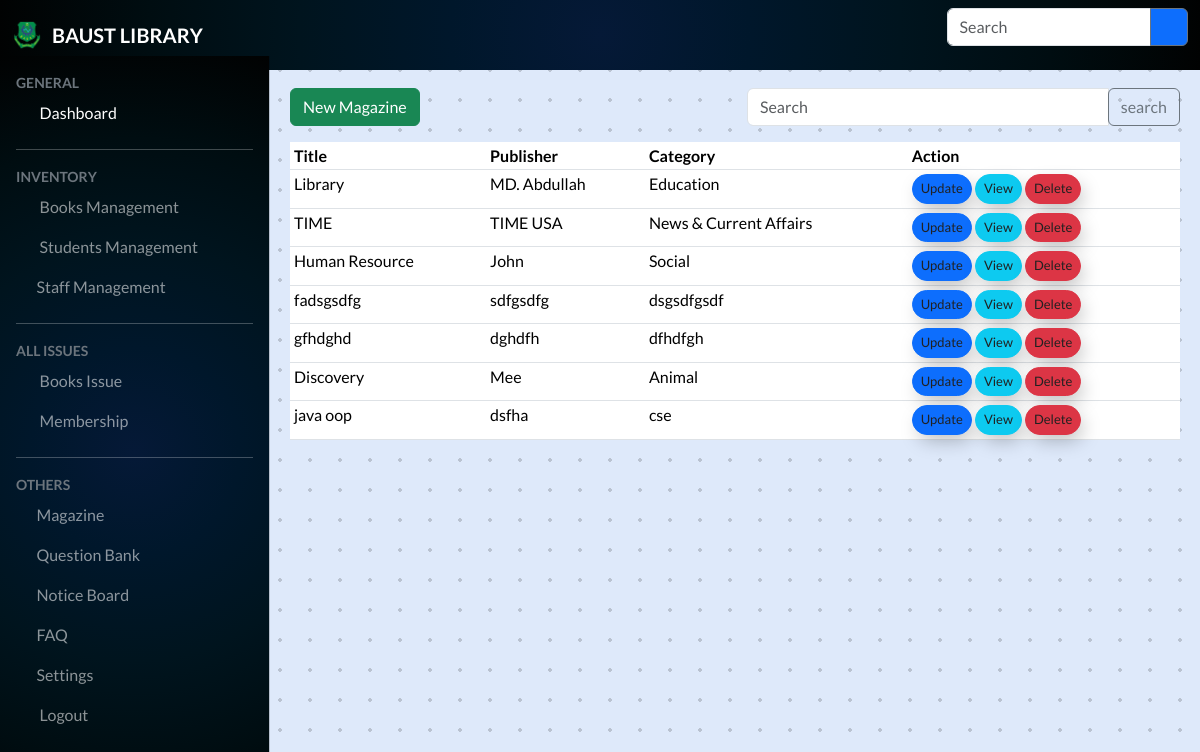
Screenshot of /Magazine/Magazine.php with the database file from the repository.
### tables this page shows
CREATE TABLE `magazine` (
  `magazine_id` int(11) NOT NULL,
  `title` varchar(255) DEFAULT NULL,
  `publisher` varchar(255) DEFAULT NULL,
  `publication_date` date DEFAULT NULL,
  `category` varchar(100) DEFAULT NULL,
  `language` varchar(50) DEFAULT NULL,
  `ISSN_or_ISBN` varchar(20) DEFAULT NULL,
  `description` text DEFAULT NULL
);

### Magazine/Magazine.php (the view, shortened to what this page needs)
</html>
<?php
include_once(DIR_URL . "models/dashboard.php");
?>
<!DOCTYPE html>
<html lang="en">
<head>
    <link href="<?php echo BASE_URL ?>assets/css/bootstrap.min.css" rel="stylesheet" />
    <link href="<?php echo BASE_URL ?>assets/css/dataTables.bootstrap5.min.css" rel="stylesheet" />
    <link rel="stylesheet" href="<?php echo BASE_URL ?>assets/css/style.css" />
</head>
<nav class=" navbar navbar-expand-lg navbar-dark bg-dark fixed-top " style="background-image: radial-gradient(circle, #051937, #00172b, #00141e, #000d11, #010202);">
    <div class="container-fluid bg-hess ">
        <p class="m-0"><a href="<?php echo BASE_URL ?>dashboard.php"><img src="<?php echo BASE_URL ?>assets/images/BAUST_LOGO.png" alt="baust" class="baust_logo  "></a></p>
        <a class="navbar-brand fw-bold text-uppercase me-auto" href="<?php echo BASE_URL ?>dashboard.php"> BAUST Library</a>
        <div class="collapse navbar-collapse" id="navbarSupportedContent">
            <form class="d-flex ms-auto" role="search">
                <div class="input-group my-3 my-lg-0">
                    <input type="text" class="form-control" placeholder="Search" aria-describedby="button-addon2" />
                    <button class="btn btn-outline-secondary bg-primary text-white" type="button" id="button-addon2">
                        <i class="fa-solid fa-magnifying-glass"></i></i>
                    </button>
                </div>
            </form>
        </div>
    </div>
</nav>
<div class="offcanvas offcanvas-start bg-dark text-white sidebar-nav bg-hess " tabindex="-1" id="offcanvasExample" aria-labelledby="offcanvasExampleLabel">
    <div class="offcanvas-body" style="background-image: radial-gradient(circle, #051937, #00172b, #00141e, #000d11, #010202);">
        <nav class="navbar-dark">
            <ul class="navbar-nav">
                <li>
                    <div class="text-secondary small fw-bold text-uppercase">
                        General
                    </div>
                </li>
                <li class="nav-item">
                    <a class="nav-link active" aria-current="page" href="<?php echo BASE_URL ?>dashboard">
                        <i class="fa-solid fa-display  me-2" style="color: #b2bafb;"></i> Dashboard</a>
                </li>
                <li class="my-0">
                    <hr />
                </li>
                <li>
                    <div class="text-secondary small fw-bold text-uppercase">
                        Inventory
                    </div>
                </li>
                <li class="nav-item">
                    <a class="nav-link sidebar-link" data-bs-toggle="collapse" href="#booksManagement" role="button" aria-expanded="false" aria-controls="booksManagement">
                        <i class="fa-solid fa-book  me-2" style="color: #b2bafb;"></i>
                        Books Management
                        <span class="right-icon float-end"><i class="fas fa-chevron-down"></i></span>
                    </a>
                </li>
                <li class="nav-item">
                    <a class="nav-link sidebar-link" data-bs-toggle="collapse" href="#studentsManagement" role="button" aria-expanded="false" aria-controls="studentsManagement">
                        <i class="fa-solid fa-user-graduate  me-2" style="color: #b2bafb;"></i>
                        Students Management
                        <span class="right-icon float-end"><i class="fas fa-chevron-down"></i></span>
                    </a>
                </li>
                <li class="nav-item">
                    <a href="<?php echo BASE_URL ?>Staff/staff_management.php" class="nav-link"><i class="fa-solid fa-users-line me-2" style="color: #b2bafb;"></i>Staff Management
                    </a>
                </li>
                <li class="my-0">
                    <hr />
                </li>
                <li>
                    <div class="text-secondary small fw-bold text-uppercase">
                        All Issues
                    </div>
                </li>
                <li class="nav-item">
                    <a class="nav-link sidebar-link" data-bs-toggle="collapse" href="#loanManagement" role="button" aria-expanded="false" aria-controls="loanManagement">
                        <i class="fa-solid fa-book-open-reader  me-2" style="color: #b2bafb;"></i>
                        Books Issue
                        <span class="right-icon float-end"><i class="fas fa-chevron-down"></i></span>
                    </a>
                </li>
                <li class="nav-item">
                    <a class="nav-link sidebar-link" data-bs-toggle="collapse" href="#subscriptionManagement" role="button" aria-expanded="false" aria-controls="subscriptionManagement">
                        <i class="fa-solid fa-bangladeshi-taka-sign   me-2" style="color: #b2bafb;"></i>
                        Membership
                        <span class="right-icon float-end"><i class="fas fa-chevron-down"></i></span>
                    </a>
                </li>
                <li class="my-0">
                    <hr />
                </li>
                <div class="text-secondary small fw-bold text-uppercase">
                    Others
                </div>
                <li>
                    <a href="#" class="nav-link"><i class="fas fa-newspaper me-2" style="color: #b2bafb;"></i>Magazine
                    </a>
                </li>
                <li>
                    <a href="<?php echo BASE_URL ?>Question_bank/qb_read.php" class="nav-link"><i class="fas fa-newspaper me-2" style="color: #b2bafb;"></i>Question Bank
                    </a>
                </li>
                <li>
                    <a href="<?php echo BASE_URL ?>NoticeBoard/index.php" class="nav-link"><i class="fa-solid fa-pen-to-square me-2" style="color: #b2bafb;"></i>Notice Board
                    </a>
                </li>
                <li>
                    <a href="<?php echo BASE_URL ?>FAQ/read_faq.php" class="nav-link"><i class="fa-solid fa-circle-question me-2" style="color: #b2bafb;"></i>FAQ
                    </a>
                </li>
                <li>
                    <a href=" #" class="nav-link"><i class="fa-solid fa-gear fa-spin me-2" style="color: #b2bafb;"></i>Settings
                    </a>
                </li>
                <li class="nav-item">
                    <a href="<?php echo BASE_URL ?>logout.php" class="nav-link"><i class="fa-solid fa-right-from-bracket me-2" style="color: #b2bafb;"></i> Logout</a>
                </li>
            </ul>
        </nav>
    </div>
</div>
<body class="container1">
    <main class="mt-5 pt-3" style="box-sizing:border-box; padding: 20px">
        <div class="main mt-4">
            <div class="test">
                <div class="row">
                    <div class="col">
                        <a href="add_magazine.php" class="btn btn-success">New Magazine</a>
                    </div>
                    <div class="col">
                        <form action="#" method="post" class="form-inline">
                            <div class="input-group">
                                <input type="text" class="form-control" placeholder="Search" aria-label="Recipient's username" aria-describedby="basic-addon2" name="sv">
                                <div class="input-group-append">
                                    <input class="btn btn-outline-secondary" type="submit" name="search" value="search">
                                </div>
                            </div>
                        </form>
                    </div>
                </div>
                <table class="table table-sm custom-table">
                    <thead>
                        <tr>
                            <th>Title</th>
                            <th>Publisher</th>
                            <th>Category</th>
                            <th>Action</th>
                        </tr>
                    </thead>
                    <tbody>
                        <?php
                        include "database.php";
                        if (isset($_POST['search'])) {
                            $searchField = $_POST['sv'];
                            $sql = "SELECT * FROM Magazine WHERE title LIKE '%$searchField%' OR publisher LIKE '%$searchField%' OR category LIKE '%$searchField%'";
                        } else {
                            $sql = "SELECT * FROM Magazine";
                        }
                        $result = mysqli_query($conn, $sql);
                        while ($row = $result->fetch_assoc()) {
                            echo       "<tr>
            <td>" . $row["title"] . "</td>
            <td>" . $row["publisher"] . "</td>
            <td>" . $row["category"] . "</td>
            <td>
                <a class='btn btn-primary btn-sm' href='UpdateMagazine.php?id=$row[magazine_id]'>Update</a>
                <a class='btn btn-info btn-sm' href='view_magazine.php?id=$row[magazine_id]'>View</a>
                <a class='btn btn-danger btn-sm' href='DeleteMagazine.php?id=$row[magazine_id]' onclick='return deleted();'>Delete</a>
            </td>
        </tr>";
                        }
                        ?>
                    </tbody>
                </table>
            </div>
        </div>
</body>
</html>
<?php include_once(DIR_URL . "include/footer.php") ?>

### assets/css/style.css (style rules this page uses)
body { font-family: "Lato", sans-serif; background-color: #f5f5f5; height: 100vh; }
a:link { text-decoration: none; }
:root { --offcanvas-width: 270px; --topNavbarHeight: 56px; }
.baust_logo { width: 30px; margin-right: 10px; }
.sidebar-nav { width: var(--offcanvas-width) !important; }
.sidebar-link .right-icon { transition: all 0.2s; }
@media (min-width: 992px) { body { overflow: auto !important; } }
@media (min-width: 992px) { .sidebar-nav { transform: none !important; visibility: visible !important; top: var(--topNavbarHeight) !important; } }
@media (min-width: 992px) { main { margin-left: var(--offcanvas-width); } }
.container1 { height: 100%; background-color:#dee9fa; background-image: radial-gradient(rgba(12, 12, 12, 0.171) 2px, transparent 0); background-size: 30px 30px; background-position: -5px -5px; }
body { margin: auto; overflow: auto; animation: gradient 300s ease infinite; background-size: 400% 400%; background-attachment: fixed; }
.btn-sm { border-radius: 999px; color: #212121; z-index: 1; position: relative; font-weight: 400; font-size: 13px; -webkit-box-shadow: 4px 8px 19px -3px rgba(0,0,0,0.27); box-shadow: 4px 8px 19px -3px rgba(0,0,0,0.27); transition: all 250ms; overflow: hidden; }
.btn-sm::before { content: ""; position: absolute; top: 0; left: 0; height: 100%; width: 0; border-radius:999px; background-color: #212121; z-index: -1; -webkit-box-shadow: 4px 8px 19px -3px rgba(0,0,0,0.27); box-shadow: 4px 8px 19px -3px rgba(0,0,0,0.27); transition: all 250ms }

### rows the page displays
magazine: title "Library", publisher "MD. Abdullah", category "Education"
magazine: title "TIME", publisher "TIME USA", category "News & Current Affairs"
magazine: title "Human Resource", publisher "John", category "Social"
magazine: title "fadsgsdfg", publisher "sdfgsdfg", category "dsgsdfgsdf"
magazine: title "gfhdghd", publisher "dghdfh", category "dfhdfgh"
magazine: title "Discovery", publisher "Mee", category "Animal"
magazine: title "java oop", publisher "dsfha", category "cse"
